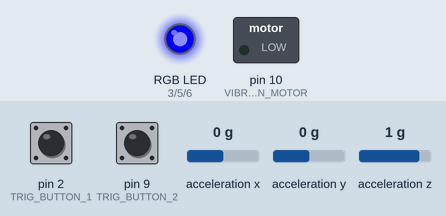
This sketch was run on a simulated Arduino Uno, built with avr-gcc and run on an emulated ATmega328P. Shown: switched loads named in the sketch (green lamp = pin HIGH), an RGB LED mixed from three pins (HIGH = lit). The inputs (shaded band) are chosen by the test bench; at power-on: pin 2 (TRIG_BUTTON_1) HIGH, pin 9 (TRIG_BUTTON_2) HIGH, acceleration x 0 g, acceleration y 0 g, acceleration z 1 g. No radio packets arrive unless stated; what the sketch prints to the serial monitor is not drawn.

Above: at 1.2 s.
1.3 s: pin 2 (TRIG_BUTTON_1) pulled LOW for 0.15 s
At 1.7 s:
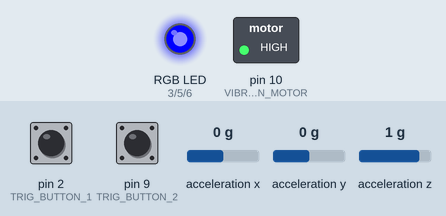
Timing chart, 0 to 4.3 s (numbered marks = the images above; inputs shaded):
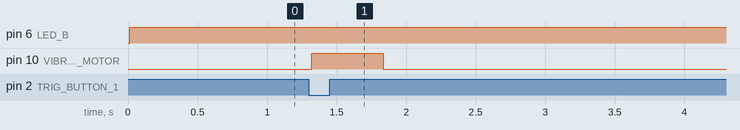

Measured:
- after the input at 1.3 s, pin 10 (VIBRATION_MOTOR): LOW → HIGH at once, → LOW 0.51 s later

The sketch:

Prototype_Remote.ino
```cpp
#include <SPI.h>
#include <nRF24L01.h>
#include <RF24.h>
#include <Button.h>
#define TRIG_BUTTON_1     2
#define TRIG_BUTTON_2     9
#define RF_COMMAND_1 '1'
#define RF_COMMAND_2 '2'

Button triggerButton_1(TRIG_BUTTON_1); // Connect your button between TRIG_BUTTON and GND
Button triggerButton_2(TRIG_BUTTON_2);
#define RF_CE             7
#define RF_CSN            8
RF24 radio(RF_CE, RF_CSN); // CE, CSN
const byte address[6] = "00001";

/* accelerator initialisation */
#include <Wire.h>
#include <ADXL345.h>


#define SAMPLES           20
#define MAX_THRESHOLD     50 // max change limit to be considered shaking
ADXL345 adxl; //variable adxl is an instance of the ADXL345 library

int x, y, z;
int x_prev, y_prev, z_prev;
int averageAcc_Arr[SAMPLES] = {0};
int currentAcc_Index = 0;

/* vibration motor initialisation */
#define VIBRATION_MOTOR     10
#define VIBRATION_DURATION  500
unsigned long previousMillis = 0;
unsigned long rfPreviousMillis = 0;
unsigned long clickDecayMillis = 0;
int vibrationState = LOW;
int clickSpeed = 0;

/* RGB LED setup */
#define LED_R 3
#define LED_G 5
#define LED_B 6
#define COMMON_ANODE 'A'
#define COMMON_CATHODE 'C'

#define MAX_VIBRATION_VAL 1100
#define CURRENT_PLAYER_NUM 2
void setup() {
  Serial.begin(9600);
  pinMode(VIBRATION_MOTOR, OUTPUT);
  /* RGB LED */
  {
    pinMode(LED_R, OUTPUT);
    pinMode(LED_G, OUTPUT);
    pinMode(LED_B, OUTPUT);
  }
  /* RF calibration */
  {
    radio.begin();
    radio.openWritingPipe(address);
    radio.setPALevel(RF24_PA_MAX);
    radio.setChannel(100);
    radio.stopListening();
    triggerButton_1.begin();
    triggerButton_2.begin();
  }

  // Accelerometer calibration:
  {
    adxl.powerOn();
    adxl.setActivityThreshold(75); //62.5mg per increment
    adxl.setInactivityThreshold(75); //62.5mg per increment
    adxl.setTimeInactivity(10); // how many seconds of no activity is inactive?

    //look of activity movement on this axes - 1 == on; 0 == off
    adxl.setActivityX(1);
    adxl.setActivityY(1);
    adxl.setActivityZ(1);

    //look of inactivity movement on this axes - 1 == on; 0 == off
    adxl.setInactivityX(1);
    adxl.setInactivityY(1);
    adxl.setInactivityZ(1);

    adxl.readXYZ(&x_prev, &y_prev, &z_prev);
    adxl.readXYZ(&x, &y, &z); //read the accelerometer values and store them in variables  x,y,z
    int xDiff = x_prev - x; // finding change in x
    int yDiff = y_prev - y; // finding change in y
    int zDiff = z_prev - z; // finding change in z
    int len = sizeof(averageAcc_Arr, averageAcc_Arr[0]);
    for (int i = 0; i < len; i++) {
      averageAcc_Arr[i] = getShakingIntensity(xDiff, yDiff, zDiff);
    }
  }

}
void loop() {
  int currentIntensity, averageIntensity;
  double roll, pitch;

  /* Accelerator calculations */
  {
    adxl.readXYZ(&x, &y, &z); //read the accelerometer values and store them in variables  x,y,z
    int xDiff = x_prev - x; // finding change in x
    int yDiff = y_prev - y; // finding change in y
    int zDiff = z_prev - z; // finding change in z

    currentIntensity = getShakingIntensity(xDiff, yDiff, zDiff);
    averageIntensity = getMovingAverage(currentIntensity, averageAcc_Arr, &currentAcc_Index);
    Serial.print(averageIntensity); Serial.print("                    ");
    averageIntensity = averageIntensity > MAX_VIBRATION_VAL ? MAX_VIBRATION_VAL : averageIntensity;
    roll = atan(y / sqrt(pow(x, 2) + pow(z, 2))) * 180 / PI;         // rotation around X-Axis
    pitch = atan(-1 * x / sqrt(pow(y, 2) + pow(z, 2))) * 180 / PI;   // rotation around Y-Axis
    //    Serial.print("Intensity: "); Serial.print(averageIntensity); Serial.print(" ");
    //    Serial.print("Roll: "); Serial.print(roll); Serial.print(" ");
    //    Serial.print("Pitch: "); Serial.print(pitch); Serial.print(" ");
    //    Serial.println();

    x_prev = x;
    y_prev = y;
    z_prev = z;
  }
  int mappedIntensity = map(averageIntensity, 0, MAX_VIBRATION_VAL, 0, 9);
  //  Serial.print("mapped value"); Serial.print(mappedIntensity);
  //  Serial.println();

  static bool startTimer = false;
  static int isBtnPressed = 0;
  static int checkSpeed;
  if (triggerButton_1.pressed()) {
    checkSpeed = millis() - previousMillis;
    vibrationState = 1;
    isBtnPressed = 1;
    previousMillis = millis();
    if (checkSpeed < 240) {
      clickSpeed = 9;
    } else if (checkSpeed < 280) {
      clickSpeed = 8;
    } else if (checkSpeed < 380) {
      clickSpeed = 7;
    } else if (checkSpeed < 420) {
      clickSpeed = 6;
    } else if (checkSpeed < 460) {
      clickSpeed = 5;
    } else if (checkSpeed < 500) {
      clickSpeed = 4;
    } else if (checkSpeed < 600) {
      clickSpeed = 3;
    } else if (checkSpeed < 700) {
      clickSpeed = 2;
    } else {
      clickSpeed = 1;
    }
  }
  //  Serial.println(clickSpeed);
  /* Send status of remote to the mega */
  {
    String text = "";
    text += CURRENT_PLAYER_NUM;
    text += clickSpeed;                // button state
    text += mappedIntensity;
    char sendText[3];
    text.toCharArray(sendText, 4);
    Serial.println(sendText);

    if (millis() - rfPreviousMillis >= CURRENT_PLAYER_NUM * 3) {
      radio.write(&sendText, sizeof(sendText));
      rfPreviousMillis = millis();
    }
  }

  switch (CURRENT_PLAYER_NUM) {
    case 1:
      RGB_write(0, 0, 255, COMMON_ANODE);
      break;
    case 2:
      RGB_write(255, 255, 0, COMMON_ANODE);
      break;
    case 3:
      RGB_write(0, 255, 0, COMMON_ANODE);
      break;
    case 4:
      RGB_write(255, 0, 0, COMMON_ANODE);
      break;
  }

  if (millis() - clickDecayMillis >= 100) {
    clickDecayMillis = millis();
    clickSpeed -= 1;
    clickSpeed = clickSpeed < 0 ? 0 : clickSpeed;
  }
  if (vibrationState == HIGH && millis() - previousMillis > VIBRATION_DURATION) {
    vibrationState = 0;
  }

  if (vibrationState == 1) {
    digitalWrite(VIBRATION_MOTOR, HIGH);
  } else {
    digitalWrite(VIBRATION_MOTOR, LOW);
  }
}

int getShakingIntensity(int xDiff, int yDiff, int zDiff) {
  int intensity = 0;
  intensity += (abs(xDiff) + abs(yDiff) + abs(zDiff));
  return intensity;
}

bool isShaking(int xDiff, int yDiff, int zDiff) {
  return (abs(xDiff) + abs(yDiff) + abs(zDiff)) > MAX_THRESHOLD;
}


int getMovingAverage(int currentVal, int* averageArr, int* currentIndex) {
  int len = SAMPLES;
  averageArr[currentAcc_Index] = currentVal;
  int sum = 0;
  for (int i = 0; i < len; i++) {
    sum += averageArr[i];
  }
  // update currentAcc_Index
  //  Serial.println("****************************************************************");
  //  Serial.print("size of averageArr: "); Serial.print(sizeof(averageArr)); Serial.print(" size of averageArr[0]"); Serial.println(sizeof(averageArr[0]));
  //  Serial.print("len: "); Serial.print(len);  Serial.print(" Current Index = "); Serial.print(*currentIndex); Serial.print(" Sum: "); Serial.print(sum); Serial.print(" Moving ave: "); Serial.println(sum/len);
  //  Serial.println("****************************************************************");
  *currentIndex = *currentIndex >= len ? 0 : *currentIndex + 1;
  return sum / len;
}

void RGB_write(int r, int g, int b, char mode) {
  int rVal = (r < 0) ? 0 : (r > 255) ? 255 : r;
  int gVal = (g < 0) ? 0 : (g > 255) ? 255 : g;
  int bVal = (b < 0) ? 0 : (b > 255) ? 255 : b;
  rVal = (mode == COMMON_ANODE) ? 255 - rVal : rVal;
  gVal = (mode == COMMON_ANODE) ? 255 - gVal : gVal;
  bVal = (mode == COMMON_ANODE) ? 255 - bVal : bVal;
  analogWrite(LED_R, rVal);
  analogWrite(LED_G, gVal);
  analogWrite(LED_B, bVal);
}
```
